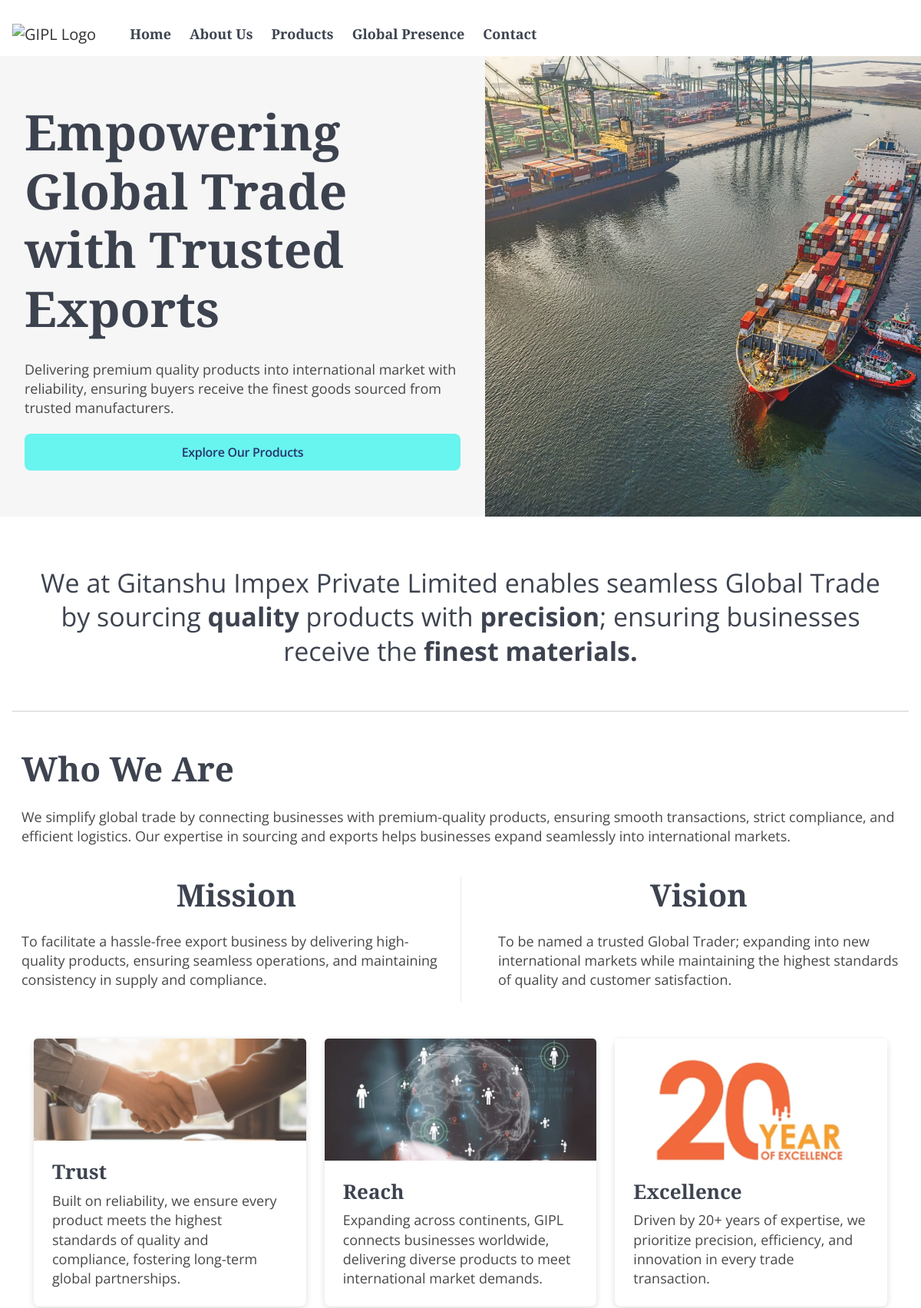
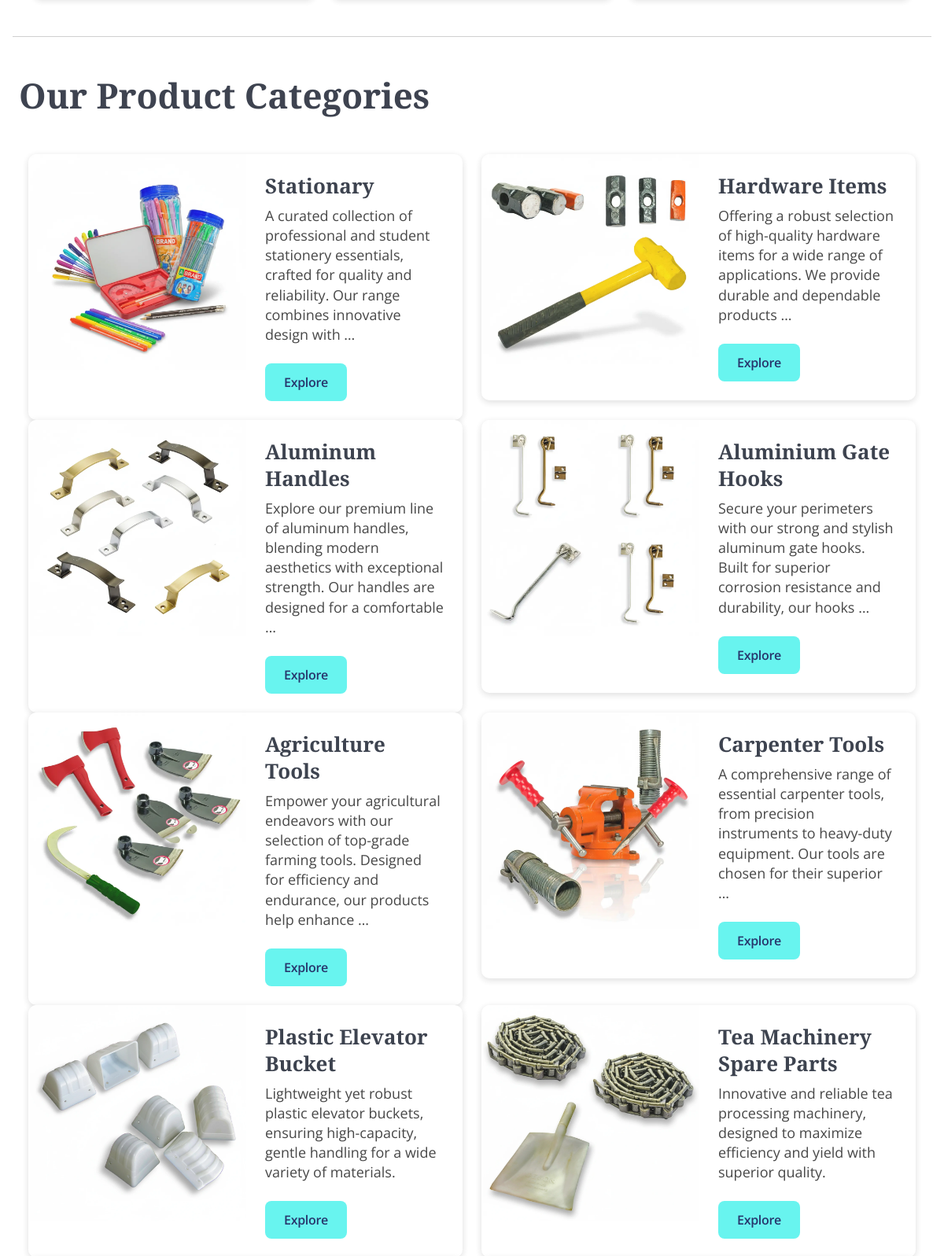
The page / (upper part) on the database its author committed (2 pictures, top to bottom).
### gipl_app/models.py (models this page shows, shortened)
class CarouselItem(models.Model):
    title = models.CharField(max_length=255)
    subtitle = models.TextField()
    cta_text = models.CharField(max_length=50, blank=True, null=True)
    cta_link = models.URLField(blank=True, null=True)
    desktop_image = models.ImageField(upload_to='carousel/desktop/')
    mobile_image = models.ImageField(upload_to='carousel/mobile/')

class ProductCategory(models.Model):
    name = models.CharField(max_length=100)
    slug = models.SlugField(unique=True, blank=True)
    subdomain_prefix = models.CharField(
        max_length=50,
        unique=True,
        blank=True,
        null=True,
        help_text="Type the subdomain here. e.g., 'stationary' for stationary.gitanshuimpex.com"
    )
    image = models.ImageField(upload_to='category_images/', blank=True, null=True)
    description = models.TextField(blank=True, null=True)
    class Meta:
        verbose_name_plural = "Product Categories"

### gipl_app/views.py (the view)
# urls.py: path('', views.home, name='home'),
def home(request):
    if hasattr(request, 'subdomain') and request.subdomain:
        categories = ProductCategory.objects.filter(subdomain_prefix=request.subdomain)
    else:
        categories = ProductCategory.objects.all()
    carousel_items = CarouselItem.objects.all()
    testimonials = Testimonial.objects.all()
    return render(request, 'gipl_app/home.html', {
        'categories': categories,
        'carousel_items': carousel_items,
        'testimonials': testimonials,
    })

### gipl_app/context_processors.py (called while the page is built)
def inquiry_form_context(request):
    return {'form': InquiryForm()}

### gipl_app/templates/gipl_app/home.html (shortened to what this page needs)
{% extends "gipl_app/base.html" %}
{% load static %}
{% block content %}
<div class="swiper-container">
  <div class="swiper-wrapper">
    {% for item in carousel_items %}
    <div class="swiper-slide">
      <div class="carousel-left">
        <h1>{{ item.title }}</h1>
        <p>{{ item.subtitle }}</p>
        {% if item.cta_text and item.cta_link %}
        <a class="btn btn-primary" href="{{ item.cta_link }}">{{ item.cta_text }}</a>
        {% endif %}
      </div>
      <div class="carousel-right d-none d-md-block" style="background-image: url('{{ item.desktop_image.url }}');">
      </div>
    </div>
    {% endfor %}
  </div>
</div>
<div class="row mx-0 p-md-3 d-flex align-items-center">
  <h4 class="py-5 px-4 px-md-3 text-md-center open-sans">We at Gitanshu Impex Private Limited enables seamless Global
    Trade by sourcing
    <b>quality</b> products with <b>precision</b>; ensuring businesses receive the <b>finest materials.</b>
  </h4>
  <hr>
</div>
<div class="row mx-0 px-3 py-3">
  <h2 class="col-12">Who We Are</h2>
  <p class="mt-3 col-12">We simplify global trade by connecting businesses with premium-quality products, ensuring
    smooth transactions, strict compliance, and efficient logistics. Our expertise in sourcing and exports helps
    businesses expand seamlessly into international markets.</p>
  <div class="col-12 col-md-6 my-4">
    <h3 class="text-md-center">Mission</h3>
    <p class="mt-4">To facilitate a hassle-free export business by delivering high-quality products, ensuring seamless
      operations, and maintaining consistency in supply and compliance.</p>
  </div>
  <div class="col-12 col-md-6 my-4 border-md-only-start ps-lg-5">
    <h3 class="text-md-center">Vision</h3>
    <p class="mt-4">To be named a trusted Global Trader; expanding into new international markets while maintaining the
      highest standards of quality and customer satisfaction.</p>
  </div>
  <div class="container mt-3 mb-5">
    <div class="row g-4 px-3 justify-content-between">
      <div class="col-md-4 card-wrapper">
        <div class="card h-100 border-0">
          <div class="card-img-top img-container">
            <img src="{% static 'images/trust.webp' %}" alt="Trust" class="img-fluid w-100 h-100 object-fit-cover">
          </div>
          <div class="card-body p-4">
            <h5 class="card-title">Trust</h5>
            <p class="card-text">Built on reliability, we ensure every product meets the highest standards of quality
              and compliance, fostering long-term global partnerships.</p>
          </div>
        </div>
      </div>
      <div class="col-md-4 card-wrapper">
        <div class="card h-100 border-0">
          <div class="card-img-top img-container">
            <img src="{% static 'images/reach.webp' %}" alt="Reach" class="img-fluid w-100 h-100 object-fit-cover">
          </div>
          <div class="card-body p-4">
            <h5 class="card-title">Reach</h5>
            <p class="card-text">Expanding across continents, GIPL connects businesses worldwide, delivering diverse
              products to meet international market demands.</p>
          </div>
        </div>
      </div>
      <div class="col-md-4 card-wrapper">
        <div class="card h-100 border-0">
          <div class="card-img-top img-container">
            <img src="{% static 'images/excellence.webp' %}" alt="Excellence"
              class="img-fluid w-100 h-100 object-fit-cover">
          </div>
          <div class="card-body p-4">
            <h5 class="card-title">Excellence</h5>
            <p class="card-text">Driven by 20+ years of expertise, we prioritize precision, efficiency, and innovation
              in every trade transaction.
            </p>
          </div>
        </div>
      </div>
    </div>
  </div>
  <hr class="mt-5">
</div>
<section id="product-categories" class="row mx-0 px-4 py-3">
  <div class="container">
    <h2 class="col-12 mb-3 mb-md-5">Our Product Categories</h2>
    <div class="row g-4">
      {% for category in categories %}
      <div class="col-md-6 my-4 my-md-0">
        <div class="product-card d-flex flex-column flex-md-row">
          <div class="product-img-wrapper">
            {% if category.image %}
            <img src="{{ category.image.url }}" alt="{{ category.name }}"
              class="img-fluid object-fit-cover w-100 h-100">
            {% endif %}
          </div>
          <div class="p-4 d-flex flex-column justify-content-center align-items-start">
            <h5 class="product-title mb-2">{{ category.name }}</h5>
            <p class="product-description">{{ category.description|truncatewords:20 }}</p>
            <a href="{% url 'category_detail' category.slug %}" class="btn btn-primary mt-2">Explore</a>
          </div>
        </div>
      </div>
      {% endfor %}
    </div>
  </div>
</section>
{% endblock %}

### static/css/style.css (style rules this page uses)
:root { --h1-size: 64px; --h2-size: 44px; --h3-size: 40px; --h4-size: 34px; --h5-size: 26px; --h6-size: 22px; --p-size: 18px; --h1-line: 1.2; --h2-line: 1.2; --h3-line: 1.2; --h4-line: 1.3; --h5-line: 1.3; --h6-line: 1.3; --p-line: 1.4; --heading-font: 'Playfair Display', serif; --body-font: 'Open Sans', sans-serif; --heading-color: #111827; --text-color: #333333; --cta-text: #333333; --border-color: #E5E7EB; --button-color: #57F3EE; --button-hover-color: #a0f8f5; --muted-gold: #D2B450; --dark-navy: #0F1F5B; --soft-gray: #F5F5F5; }
body { font-family: var(--body-font); color: var(--text-color); font-size: var(--p-size); line-height: var(--p-line); margin: 0; padding: 0; opacity: .90; }
hr { border-color: var(--text-color); border-width: 0.08rem; }
.open-sans { font-family: var(--body-font) !important; font-weight: 400; }
h1, h2, h3, h4, h5, h6, .nav-link { font-family: var(--heading-font); color: var(--heading-color); font-weight: 600; opacity: 0.9; }
h1 { font-size: var(--h1-size); line-height: var(--h1-line); }
h2 { font-size: var(--h2-size); line-height: var(--h2-line); }
h3 { font-size: var(--h3-size); line-height: var(--h3-line); }
h4 { font-size: var(--h4-size); line-height: var(--h4-line); }
h5 { font-size: var(--h5-size); line-height: var(--h5-line); }
.btn-primary { background-color: var(--button-color); color: var(--dark-navy); padding: 12px 24px; border: none; border-radius: 8px; text-decoration: none; transition: all 0.3s ease-in-out; box-shadow: 0 0 0 rgba(0, 0, 0, 0); display: inline-block; position: relative; overflow: hidden; font-weight: 600; letter-spacing: -0.3px; }
@media (min-width: 1200px) { h1 { font-size: var(--h1-size); } }
@media (min-width: 1200px) { h2 { font-size: var(--h2-size); } }
@media (min-width: 1200px) { h3 { font-size: var(--h3-size); } }
@media (min-width: 1200px) { h4 { font-size: var(--h4-size); } }
@media (min-width: 1200px) { h5 { font-size: var(--h5-size); } }
@media (min-width: 1200px) { p { font-size: var(--p-size); } }
@media (min-width: 1200px) { .border-md-only-start { border-left: 1px solid var(--border-color); } }
.container { max-width: 1920px; padding-left: 0rem; padding-right: 0rem; margin-left: auto; margin-right: auto; }

### static/css/carousel.css (style rules this page uses)
.swiper-container { width: 100%; height: 600px; aspect-ratio: 16 / 9; }
.swiper-slide { display: flex; flex-direction: row; height: 100%; width: 100%; overflow: hidden; }
.carousel-left { flex: 1; display: flex; flex-direction: column; justify-content: center; padding: 3rem 2rem; background-color: var(--soft-gray); }
.carousel-left h1 { font-family: var(--heading-font); color: var(--heading-color); }
.carousel-left p { font-family: var(--body-font); color: var(--text-color); margin: 20px 0; }
.carousel-right { flex: 1; background-size: cover; background-position: center; }

### static/css/whowearecard.css (style rules this page uses)
.img-container { height: 50%; max-height: 180px; overflow: hidden; }
.object-fit-cover { object-fit: cover; }
.card-title { font-family: var(--heading-font); color: var(--heading-color); }
.card-text { font-family: var(--body-font); color: var(--text-color); }
.card-wrapper { max-width: 450px; }
.card { transition: transform 0.3s ease, box-shadow 0.3s ease; border-radius: 8px; box-shadow: 0 2.5px 10px rgba(0, 0, 0, 0.15); }

### static/css/categorycard.css (style rules this page uses)
.product-card { border-radius: 10px; overflow: hidden; background-color: #fff; transition: transform 0.3s ease, box-shadow 0.3s ease, border-left 0.3s ease; min-height: 260px; box-shadow: 0 2.5px 10px rgba(0, 0, 0, 0.15); border-left: 2px solid transparent; }
.product-img-wrapper { flex: 0 0 50%; position: relative; height: 100%; aspect-ratio: 1 / 1; overflow: hidden; }
.product-title { font-family: var(--heading-font); color: var(--heading-color); }
.product-description { font-family: var(--body-font); color: var(--text-color); line-height: var(--p-line); }

### static/css/global_presence.css (style rules this page uses)
* { box-sizing: border-box; }

### static/css/about.css (style rules this page uses)
.row, .container, section { margin: 0 !important; padding: 0; }

### rows shown on the page
CarouselItem: title "Empowering Global Trade with Trusted Exports", subtitle "Delivering premium quality products into international market with reliability, ensuring buyers receive the finest goods sourced from trusted manufacturers.", cta_text "Explore Our Products", desktop_image (picture)
ProductCategory: image (picture), name "Stationary", description "A curated collection of professional and student stationery essentials, crafted for quality and reliability. Our range combines innovative design with …"
ProductCategory: image (picture), name "Hardware Items", description "Offering a robust selection of high-quality hardware items for a wide range of applications. We provide durable and dependable products …"
ProductCategory: image (picture), name "Aluminum Handles", description "Explore our premium line of aluminum handles, blending modern aesthetics with exceptional strength. Our handles are designed for a comfortable …"
ProductCategory: image (picture), name "Aluminium Gate Hooks", description "Secure your perimeters with our strong and stylish aluminum gate hooks. Built for superior corrosion resistance and durability, our hooks …"
ProductCategory: image (picture), name "Agriculture Tools", description "Empower your agricultural endeavors with our selection of top-grade farming tools. Designed for efficiency and endurance, our products help enhance …"
ProductCategory: image (picture), name "Carpenter Tools", description "A comprehensive range of essential carpenter tools, from precision instruments to heavy-duty equipment. Our tools are chosen for their superior …"
ProductCategory: image (picture), name "Plastic Elevator Bucket", description "Lightweight yet robust plastic elevator buckets, ensuring high-capacity, gentle handling for a wide variety of materials."
ProductCategory: image (picture), name "Tea Machinery Spare Parts", description "Innovative and reliable tea processing machinery, designed to maximize efficiency and yield with superior quality."
